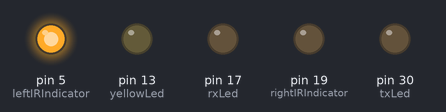
Recording of a sketch running on a simulated Arduino Mega 2560, built with avr-gcc and run on an emulated ATmega2560. Shown: output pins drawn as LEDs (lit = HIGH).

Above: at 1.0 s.
At 3.2 s:
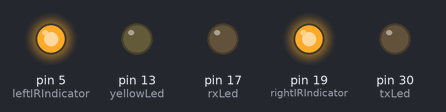
At 5.3 s:
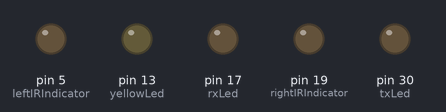
At 7.6 s:
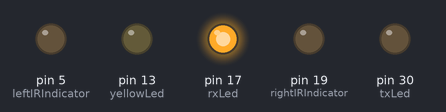
At 10.0 s:
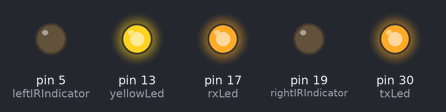
At 12.2 s:
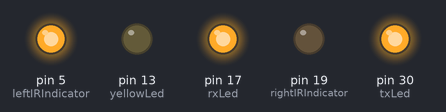
Timing chart, 0 to 14.6 s (numbered marks = the images above):
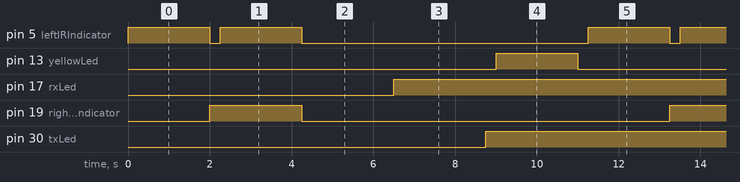

The sketch:

exercise2.ino
```cpp
/*
   exercise2.ino

    Created on: Oct 3, 2022,
    Author: Nikolaj Krebs,
    Lecture 1, Exercise 2 - LED Carousel, Friday Sep. 16
*/

int onTimeMS = 2000; // How long each LED is on (in milliseconds). Set to 2 seconds.

// LED PINS
int leftIRIndicator = 5;
int rightIRIndicator = 19;
int txLed = 30;
int rxLed = 17;
int yellowLed = 13; // This is also LED_BUILTIN.

// The setup function runs once when you press reset or power the board.
void setup()
{
    // Setting all the following pins to OUTPUT mode, so we can write to them.
    pinMode(leftIRIndicator, OUTPUT);
    pinMode(rightIRIndicator, OUTPUT);
    pinMode(txLed, OUTPUT);
    pinMode(rxLed, OUTPUT);
    pinMode(yellowLed, OUTPUT);
}

// The loop function runs over and over again forever.
void loop()
{
    // Turn the left IR Indicator LED on and off.
    digitalWrite(rightIRIndicator, LOW);
    digitalWrite(leftIRIndicator, HIGH);
    delay(onTimeMS);
    digitalWrite(rightIRIndicator, HIGH);
    digitalWrite(leftIRIndicator, LOW);
    delay(250); // This is just a delay to move on to the next LED, no need to change this.

    // Turn the right IR Indicator LED on and off (basically the same as the above code).
    digitalWrite(rightIRIndicator, HIGH);
    digitalWrite(leftIRIndicator, HIGH);
    delay(onTimeMS);
    digitalWrite(rightIRIndicator, LOW);
    digitalWrite(leftIRIndicator, LOW);
    delay(250);

    // Turn the RX LED ( The red one ) on and off.
    digitalWrite(rxLed, LOW);
    delay(onTimeMS);
    digitalWrite(rxLed, HIGH);
    delay(250);

    // Turn the TX LED ( The green one ) on and off.
    digitalWrite(txLed, LOW);
    delay(onTimeMS);
    digitalWrite(txLed, HIGH);
    delay(250);

    // Turn the yellow LED on and off.
    digitalWrite(yellowLed, HIGH);
    delay(onTimeMS);
    digitalWrite(yellowLed, LOW);
    delay(250);

    // At this point it will loop up back to the top of loop and restart the LED carousel.
}
```

Measured:
- by itself, pin 5 (leftIRIndicator): repeats every 11.3 s: LOW 0.25 s, HIGH 2.0 s, LOW 7.0 s, HIGH 2.0 s
- by itself, pin 13 (yellowLed): alternates HIGH for 2.0 s and LOW for 9.3 s
- by itself, pin 17 (rxLed), pin 30 (txLed): alternates HIGH for 9.3 s and LOW for 2.0 s
- by itself, pin 19 (rightIRIndicator): alternates HIGH for 2.3 s and LOW for 9.0 s
